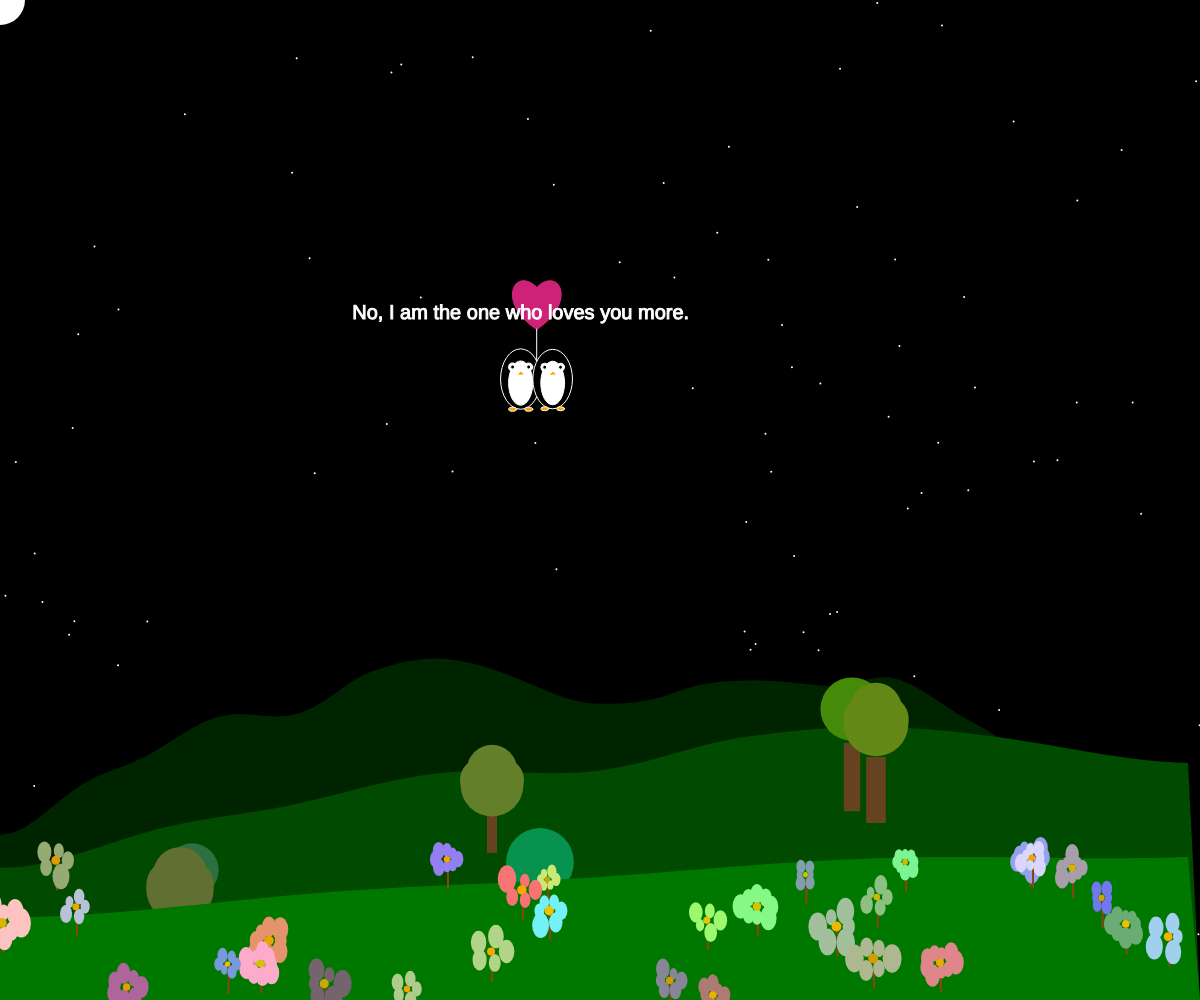
Frame 1 (no input)
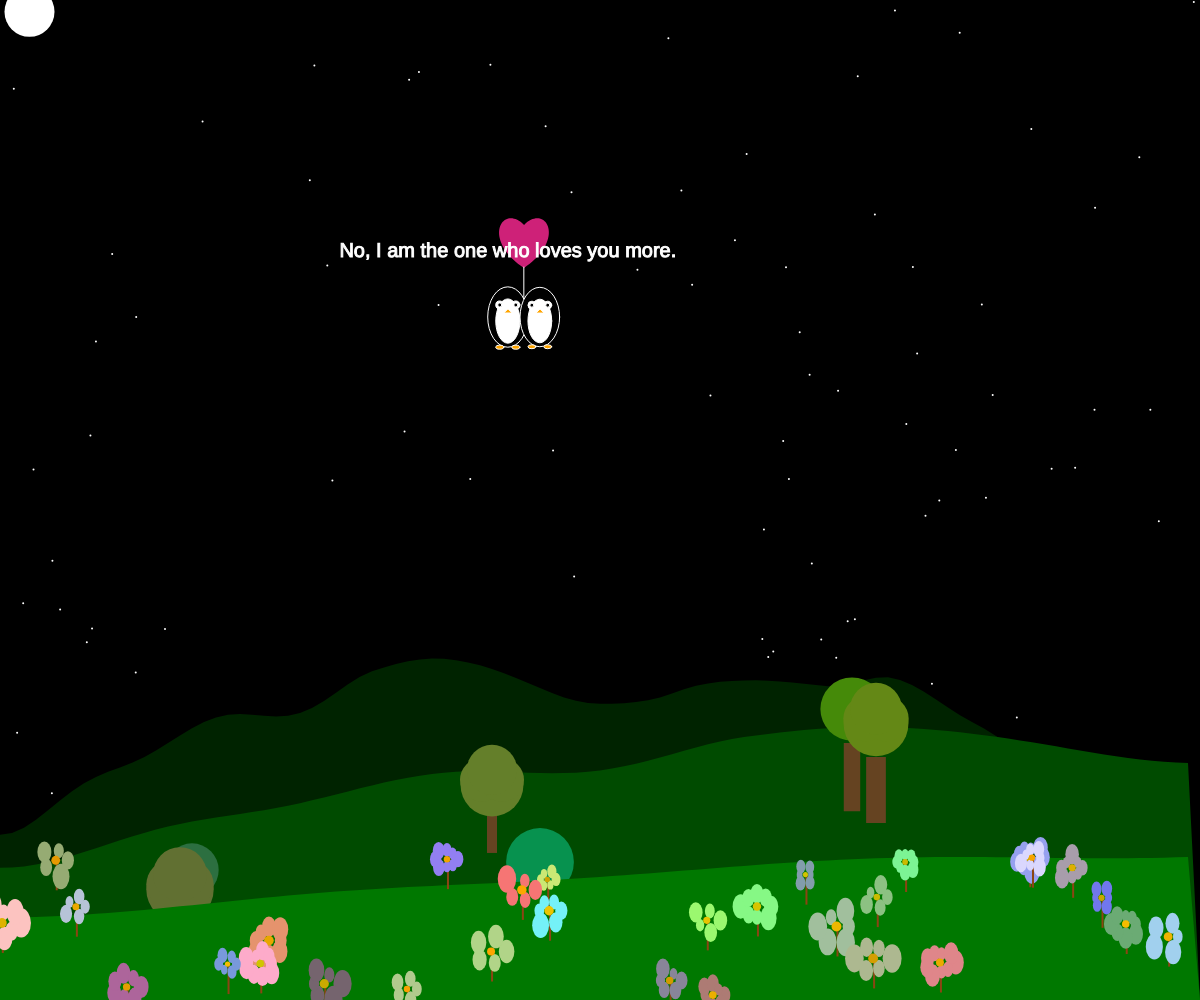
Frame 60 (no input)
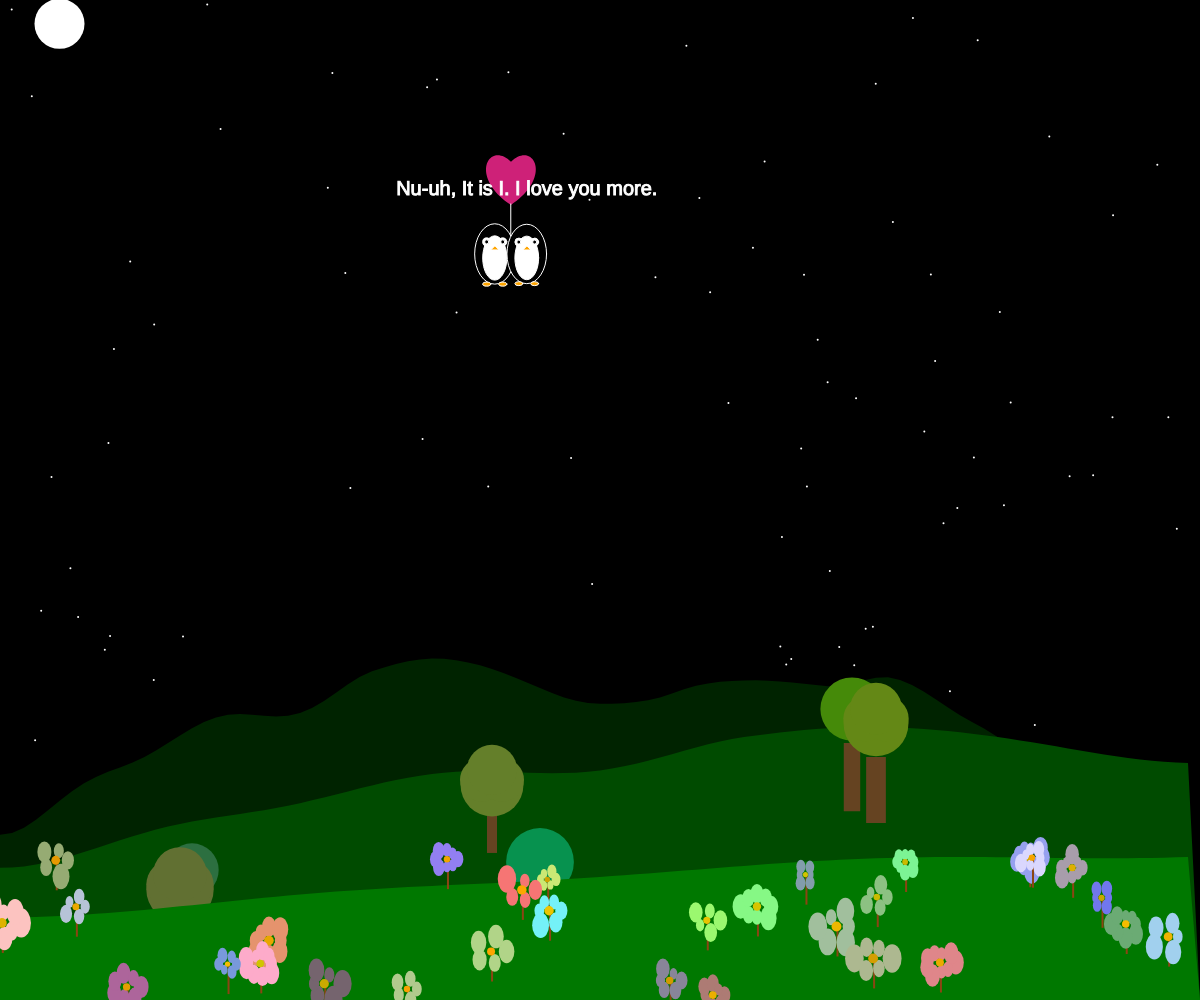
Frame 120 (the mouse pressed at the canvas centre since frame 60)

The p5.js sketch that drew these frames (run headless with seeded random() and noise() and a simulated clock; from frame 60 on, the mouse is pressed at the canvas centre):

// p5.js sketch
// ── sketch.js
let stars = [];
let landPoints = [];
let landPoints2 = [];
let landPoints3 = [];
let flowers = [];
let trees = [];
let heartBalloon;
let penguins = [];
let smallHearts = [];

let moonX = 0;
let moonY = 0;

let conversationPairs = [
  ["Would you be my valentine?", "Yes!"],
  ["I love you.", "I love you too."],
  ["I love you more.", "No, I love you more."],
  ["No, I am the one who loves you more.", "Nu-uh, It is I. I love you more."],
  ["I love you most.", "I love you mostest."],
  ["I love you mostestest.", "I love you mostestestest."],
  ["I would I were thy bird.", "Sweet, so would I!"]
];

let currentPhraseIndex = 0;
let phraseTimer = 0;
let phraseInterval = 2000; // Change phrase every 2 seconds
let showQuestion = true;

let draggingPenguin = null;
let draggingHeart = false;
let offsetX, offsetY;

function setup() {
  // Set the canvas' width and height
  // using the display's dimensions.
  createCanvas(windowWidth, windowHeight);

  // Create the stars
  for (let i = 0; i < 100; i++) {
    // Create a star
    let star = {
      x: random(width),
      y: random(height)
    };

    // Add the star to the array
    stars.push(star);
  }

  // Add landscape
  for (let i = 0; i < 100; i++) {
    // Height map moving across the screen left to right
    let landPoint = createLandPoint(i, 0.02, 0.5);
    landPoints.push(landPoint);

    let landPoint2 = createLandPoint(i, 0.01, 0.6);
    landPoints2.push(landPoint2);

    let landPoint3 = createLandPoint(i, 0.005, 0.75);
    landPoints3.push(landPoint3);
  }

  // Create flowers
  for (let i = 0; i < 30; i++) {
    // Create a flower
    let flower = createFlower();
    flowers.push(flower);
  }

  // Create trees along landPoints2
  for (let i = 0; i < 10; i++) {
    let tree = createTree();
    trees.push(tree);
  }

  // Create a single heart balloon
  heartBalloon = createHeart();

  // Create a pair of penguins
  penguins.push(createPenguin());
  penguins.push(createPenguin());

  // Set the frame rate
  frameRate(30);

  // Set the background color
  background(0);

  // Initialize the first phrase
  currentPhraseIndex = int(random(conversationPairs.length));
}

function createFlower() {
	// Only create flowers on the bottom land created by landpoints3
	let x = random(0, width);
	let y = random(landPoints3[landPoints3.length - 1].y, height);
  
	// Precompute flower properties
	let numPetals = int(random(5, 10));
	let petalSizes = [];
	for (let i = 0; i < numPetals; i++) {
	  petalSizes.push(random(0.5, 1));
	}
	let centerColor = color(random(200, 255), random(150, 200), 0);
  
	let flower = {
	  x: x,
	  y: y,
	  color: color(random(100, 255), random(100, 255), random(100, 255)),
	  size: random(10, 20),
	  numPetals: numPetals,
	  petalSizes: petalSizes,
	  centerColor: centerColor
	};
  
	return flower;
  }
  
  function createTree() {
	// Randomly select a land point from landPoints2
	let landPoint = random(landPoints2);
	return {
	  x: landPoint.x,
	  y: random(landPoint.y, height), // Spread trees throughout the entire range of landPoints2
	  trunkHeight: random(40, 80),
	  trunkWidth: random(10, 20),
	  canopySize: random(50, 70),
	  canopyColor: color(random(0, 100), random(100, 150), random(0, 100)),
	  leafShape: random(['ellipse', 'circle', 'oval']) // Random leaf shape
	};
  }
  
  function createHeart() {
	let x = random(width);
	let y = random(height * 0.5); // Hearts in the upper half of the canvas
	let size = random(40, 80);
	let clr = color(random(200, 255), random(0, 100), random(100, 150));
	let speedY = random(0.5, 1.5); // Speed of the balloon
	let speedX = random(-0.5, 0.5); // Horizontal speed of the balloon
	return { x: x, y: y, size: size, color: clr, speedY: speedY, speedX: speedX };
  }
  
  function createPenguin() {
	let x = random(width);
	let y = random(height * 0.75, height); // Penguins in the lower part of the canvas
	let size = random(38, 42);
	return { x, y, size };
  }
  
  function createSmallHeart(x, y) {
	let size = random(5, 10);
	let clr = color(random(200, 255), random(0, 100), random(100, 150));
	let speedX = random(-2, 2);
	let speedY = random(-2, 2);
	return { x: x, y: y, size: size, color: clr, speedX: speedX, speedY: speedY };
  }
  
  function createLandPoint(ndx, noiseScale, heightScale) {
	let x = map(ndx, 0, 100, 0, width);
	let y = map(noise(ndx * noiseScale), 0, 1, height * heightScale, height);
	let landPoint = {
	  x: x,
	  y: y
	};
  
	return landPoint;
  }
  
function draw() {
  // Set the background color
  background(0);

  // Draw the stars
  for (let i = 0; i < stars.length; i++) {
    let star = stars[i];
    fill(255);
    noStroke();
    ellipse(star.x, star.y, 2, 2);
    
    // Move the stars in the direction of the moon but slower
    star.x += 0.3;
    if (star.x > width) {
      star.x = 0;
    }

    star.y += 0.125;
    if (star.y > height) {
      star.y = 0;
    }
  }

  // Draw the moon
  fill(255);
  noStroke();
  ellipse(moonX, moonY, 50, 50);

  // Move the moon
  moonX += .5;
  if (moonX > width) {
    moonX = 0;
  }

  moonY += 0.2;
  if (moonY > height) {
    moonY = 0;
  }

  // Draw landscape as a shape
  beginShape();
  fill(0, 35, 0);
  noStroke();
  for (let i = 0; i < landPoints.length; i++) {
    let landPoint = landPoints[i];
    vertex(landPoint.x, landPoint.y);
  }

  vertex(width, height);
  vertex(0, height);
  endShape(CLOSE);

  // Draw landscape as a shape
  beginShape();
  fill(0, 75, 0);
  noStroke();
  for (let i = 0; i < landPoints2.length; i++) {
    let landPoint2 = landPoints2[i];
    vertex(landPoint2.x, landPoint2.y);
  }

  vertex(width, height);
  vertex(0, height);
  endShape(CLOSE);

  // Sort trees by y coordinate in ascending order
  trees.sort((a, b) => a.y - b.y);

  // Draw trees
  for (let tree of trees) {
    drawTree(tree.x, tree.y, tree.trunkHeight, tree.trunkWidth, tree.canopySize, tree.canopyColor, tree.leafShape);
  }

  // Draw landscape as a shape
  beginShape();
  fill(0, 120, 0);
  noStroke();
  for (let i = 0; i < landPoints3.length; i++) {
    let landPoint3 = landPoints3[i];
    vertex(landPoint3.x, landPoint3.y);
  }

  vertex(width, height);
  vertex(0, height);
  endShape(CLOSE);

  // Sort flowers by y coordinate in ascending order
  flowers.sort((a, b) => a.y - b.y);

  // Create flower shapes
  for (let i = 0; i < flowers.length; i++) {
    let flower = flowers[i];
    
    // Draw brown stems
    fill(139, 69, 19);
    noStroke();
    rect(flower.x, flower.y, 2, 30);

    // Draw flowers
    drawFlower(flower.x, flower.y, flower.size, flower.color, flower.numPetals, flower.petalSizes, flower.centerColor);
  }

  // Draw the heart balloon
  drawHeart(heartBalloon);

  // Draw the penguins holding the string
  for (let penguin of penguins) {
    drawPenguin(penguin);
  }

  // Draw and animate small hearts
  for (let i = smallHearts.length - 1; i >= 0; i--) {
    let heart = smallHearts[i];
    drawSmallHeart(heart);
    heart.x += heart.speedX;
    heart.y += heart.speedY;

    // Remove hearts that go off the screen
    if (heart.x < 0 || heart.x > width || heart.y < 0 || heart.y > height) {
      smallHearts.splice(i, 1);
    }
  }

  // Draw the conversation
  drawConversation();
}

function drawTree(x, y, trunkHeight, trunkWidth, canopySize, canopyColor, leafShape) {
  // Draw the trunk
  fill(101, 67, 33); // Darker brown color for the trunk
  rect(x - trunkWidth / 2, y, trunkWidth, trunkHeight); // Trunk

  // Draw the canopy
  noStroke();
  fill(canopyColor); // Randomized green color for the canopy
  if (leafShape === 'ellipse') {
    ellipse(x, y - trunkHeight / 2, canopySize, canopySize); // Main canopy
    ellipse(x - 10, y - trunkHeight / 2 - 5, canopySize * 0.7, canopySize * 0.7); // Left canopy
    ellipse(x + 10, y - trunkHeight / 2 - 5, canopySize * 0.7, canopySize * 0.7); // Right canopy
    ellipse(x, y - trunkHeight / 2 - 15, canopySize * 0.8, canopySize * 0.8); // Top canopy
  } else if (leafShape === 'circle') {
    ellipse(x, y - trunkHeight / 2, canopySize, canopySize); // Main canopy
  } else if (leafShape === 'oval') {
    ellipse(x, y - trunkHeight / 2, canopySize * 1.2, canopySize * 0.8); // Main canopy
  }
}

function drawFlower(x, y, size, clr, numPetals, petalSizes, centerColor) {
  fill(clr);
  noStroke();

  // Draw petals with precomputed variety
  let angle = TWO_PI / numPetals;
  for (let i = 0; i < numPetals; i++) {
    let petalSize = size * petalSizes[i]; // Use precomputed petal size variation
    let petalX = x + cos(angle * i) * petalSize;
    let petalY = y + sin(angle * i) * petalSize;
    ellipse(petalX, petalY, petalSize, petalSize * 1.5);
  }

  // Draw center of the flower with precomputed color
  fill(centerColor);
  ellipse(x, y, size * 0.5, size * 0.5); // Smaller center
}

function drawHeart(heart) {
  fill(heart.color);
  noStroke();
  beginShape();
  vertex(heart.x, heart.y);
  bezierVertex(heart.x - heart.size / 2, heart.y - heart.size / 2, heart.x - heart.size, heart.y + heart.size / 3, heart.x, heart.y + heart.size);
  bezierVertex(heart.x + heart.size, heart.y + heart.size / 3, heart.x + heart.size / 2, heart.y - heart.size / 2, heart.x, heart.y);
  endShape(CLOSE);
  
  // Update penguins' positions if not dragging
  if (!draggingPenguin && !draggingHeart) {
  // Move the heart upwards and horizontally if not dragging
  if (!draggingHeart) {
    heart.y -= heart.speedY;
    heart.x += heart.speedX;

    // Wrap around the screen
    if (heart.y < 0) {
      heart.y = height;
    }
    if (heart.x > width) {
      heart.x = 0;
    } else if (heart.x < 0) {
      heart.x = width;
    }
  }

    penguins[0].x = heart.x - 16;
    penguins[0].y = heart.y + heart.size + 50;
    penguins[1].x = heart.x + 16;
    penguins[1].y = heart.y + heart.size + 50;
  }
  // Draw the string
  stroke(255);
  line(heart.x, heart.y + heart.size, heart.x, heart.y + heart.size + 50);


}

function drawPenguin(penguin) {
  let { x, y, size } = penguin;

  // Draw the body
  fill(0);
  ellipse(x, y, size, size * 1.5);

  // Draw the belly
  fill(255);
  ellipse(x, y + size * 0.1, size * 0.6, size * 1.1);

  // Draw the eyes
  fill(255);
  ellipse(x - size * 0.2, y - size * 0.3, size * 0.2, size * 0.2);
  ellipse(x + size * 0.2, y - size * 0.3, size * 0.2, size * 0.2);
  fill(0);
  ellipse(x - size * 0.2, y - size * 0.3, size * 0.1, size * 0.1);
  ellipse(x + size * 0.2, y - size * 0.3, size * 0.1, size * 0.1);

  // Draw the beak
  fill(255, 165, 0);
  triangle(x, y - size * 0.2, x - size * 0.1, y - size * 0.1, x + size * 0.1, y - size * 0.1);

  // Draw the feet
  fill(255, 165, 0);
  ellipse(x - size * 0.2, y + size * 0.75, size * 0.2, size * 0.1);
  ellipse(x + size * 0.2, y + size * 0.75, size * 0.2, size * 0.1);
}

function drawSmallHeart(heart) {
  fill(heart.color);
  noStroke();
  beginShape();
  vertex(heart.x, heart.y);
  bezierVertex(heart.x - heart.size / 2, heart.y - heart.size / 2, heart.x - heart.size, heart.y + heart.size / 3, heart.x, heart.y + heart.size);
  bezierVertex(heart.x + heart.size, heart.y + heart.size / 3, heart.x + heart.size / 2, heart.y - heart.size / 2, heart.x, heart.y);
  endShape(CLOSE);
}

function drawConversation() {
  let currentPair = conversationPairs[currentPhraseIndex];
  let penguin1 = penguins[0];
  let penguin2 = penguins[1];

  fill(255);
  textSize(20);
  textAlign(CENTER);
  if (showQuestion) {
    text(currentPair[0], penguin1.x, penguin1.y - penguin1.size * 1.5);
  } else {
    text(currentPair[1], penguin2.x, penguin2.y - penguin2.size * 1.5);
  }

  // Update the phrase timer
  phraseTimer += deltaTime;
  if (phraseTimer > phraseInterval) {
    phraseTimer = 0;
    if (showQuestion) {
      showQuestion = false;
    } else {
      showQuestion = true;
      currentPhraseIndex = int(random(conversationPairs.length));
    }
  }
}

function mousePressed() {
  let d = dist(mouseX, mouseY, heartBalloon.x, heartBalloon.y);
  if (d < heartBalloon.size) {
    draggingHeart = true;
    offsetX = heartBalloon.x - mouseX;
    offsetY = heartBalloon.y - mouseY;
  } else {
    for (let penguin of penguins) {
      let d = dist(mouseX, mouseY, penguin.x, penguin.y);
      if (d < penguin.size) {
        draggingPenguin = penguin;
        offsetX = penguin.x - mouseX;
        offsetY = penguin.y - mouseY;
        break;
      }
    }
  }
}

function mouseDragged() {
  if (draggingHeart) {
    heartBalloon.x = mouseX + offsetX;
    heartBalloon.y = mouseY + offsetY;
    penguins[0].x = heartBalloon.x - 16;
    penguins[0].y = heartBalloon.y + heartBalloon.size + 50;
    penguins[1].x = heartBalloon.x + 16;
    penguins[1].y = heartBalloon.y + heartBalloon.size + 50;
  } else if (draggingPenguin) {
    draggingPenguin.x = mouseX + offsetX;
    draggingPenguin.y = mouseY + offsetY;
  }
}

function mouseReleased() {
  draggingPenguin = null;
  draggingHeart = false;
}
